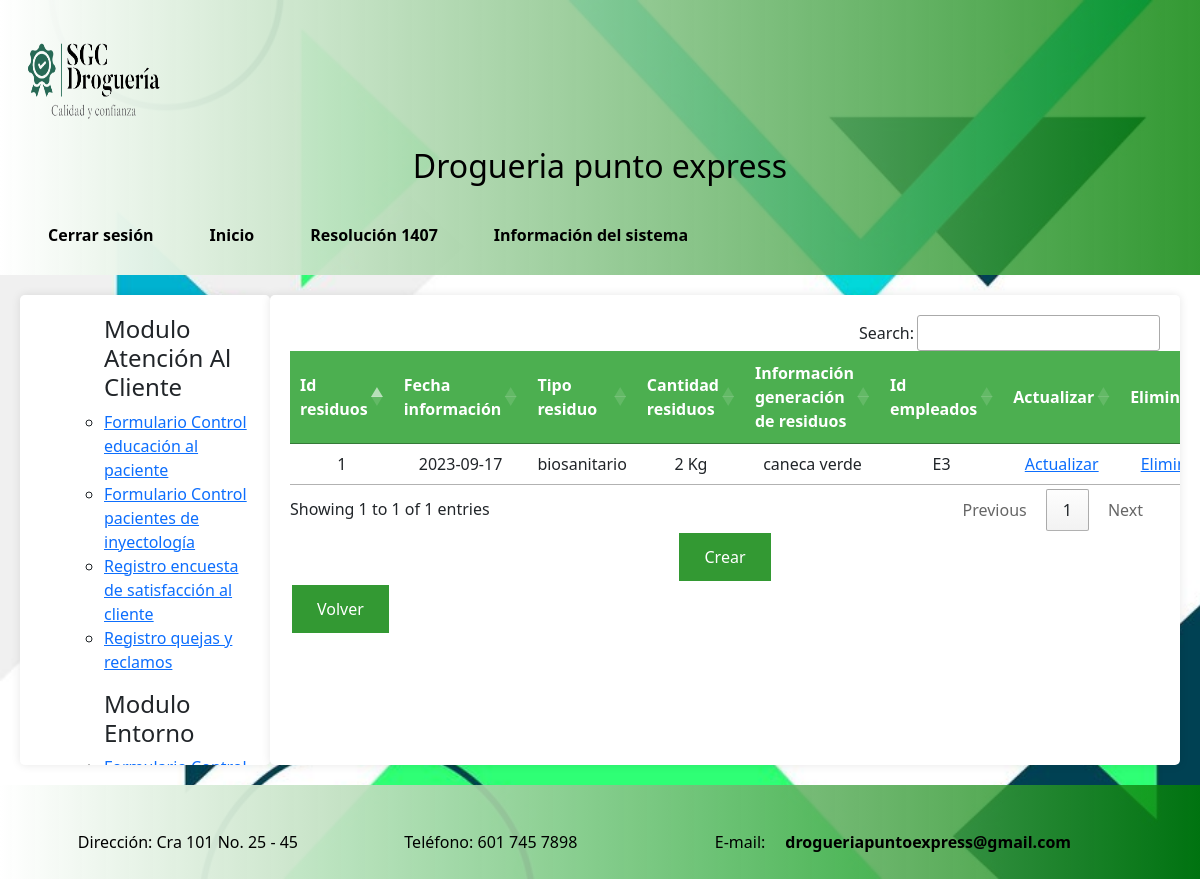
The page /residuos.php (signed in) on the database its author committed.
### tables this page shows
CREATE TABLE `residuos` (
  `Idresiduos` int(11) NOT NULL,
  `fecha` date NOT NULL DEFAULT current_timestamp(),
  `tiporesiduo` varchar(50) NOT NULL,
  `cantidad` varchar(5) NOT NULL DEFAULT 'kg',
  `infogeneracionresiduos` text NOT NULL,
  `Idempleados` varchar(5) NOT NULL
);

### residuos.php (the view, shortened to what this page needs)
<!DOCTYPE html>
<html lang="es">
<head>
    <link rel="stylesheet" href="EstiloMP.css">
    <link href="https://cdn.jsdelivr.net/npm/bootstrap@5.3.2/dist/css/bootstrap.min.css" rel="stylesheet">
    <link rel="stylesheet" href="https://cdn.datatables.net/1.13.7/css/jquery.dataTables.min.css">
    <link rel="stylesheet" href="https://cdn.datatables.net/buttons/2.4.2/css/buttons.dataTables.min.css">
</head>
<body>
<header id="header">
        <img src="imagen/LogoSGC.png" ver ="left" height="117" width="150"/>
		<h2>Drogueria punto express</h2>
			<table id="superior"><tr>
            <td id="superior1"><a href="u_cerrarsesion.php">Cerrar sesi&oacute;n</a></td>
            <td id="superior1"><a href="u_inicio.php">Inicio</a></td>
			<td id="superior1"><a href="u_resolucion1407.php">Resoluci&oacute;n 1407</a></td>
			<td id="superior1"><a href="u_sistemainf.php">Informaci&oacute;n del sistema</a></td>
            </tr></table>
</header>
<div id="contenido">
    <div id="lateral">
    <nav>
            <ol>
		    <ul><h4>Modulo Atenci&oacute;n Al Cliente</h4>
			<li><a href="educacion.php">Formulario Control educaci&oacute;n al paciente</a></li>
			<li><a href="inyectologia.php">Formulario Control pacientes de inyectolog&iacute;a</a></li>
            <li><a href="rencuesta.php">Registro encuesta de satisfacci&oacute;n al cliente</a></li>
            <li><a href="qr.php">Registro quejas y reclamos</a></li>
			</ul>
            </ol>
        </nav>
        <nav>
            <ol>
		    <ul><h4>Modulo Entorno</h4>
			<li><a href="limpieza.php">Formulario Control de limpieza</a></li>
			</ul>
            </ol>
        </nav>
    </div>
<main id="contenidos">
<?php
include_once ("conexion.php");
$sql = "SELECT * FROM residuos";
?>
<table id="residuos">
<thead>
<tr>
<th>Id residuos</th>
<th>Fecha informaci&oacute;n</th>
<th>Tipo residuo</th>
<th>Cantidad residuos</th>
<th>Informaci&oacute;n generaci&oacute;n de residuos</th>
<th>Id empleados</th>
<th>Actualizar</th>
<th>Eliminar</th>
</tr>
</thead>
<tbody>
<?php
$resultado = mysqli_query($conn,$sql);
while($row=mysqli_fetch_assoc($resultado)){?>
        <tr>
        <td><?php echo $row ["Idresiduos"];?></td>
        <td><?php echo $row ["fecha"];?></td>
        <td><?php echo $row ["tiporesiduo"];?></td>
        <td><?php echo $row ["cantidad"];?></td>
        <td><?php echo $row ["infogeneracionresiduos"];?></td>
        <td><?php echo $row ["Idempleados"];?></td>
        <td><a href="resdactualizar.php?Idresiduos=<?php echo $row ["Idresiduos"];?>">Actualizar</a></td>
        <td><a href="reseliminar.php?Idresiduos=<?php echo $row ["Idresiduos"];?>">Eliminar</a></td>
        </tr>
<?php    }
?>
</tbody>
</table>
<form action="residuosc.php" method="post">
<center>
<button type="submit">Crear</button>
</center>
</form>
<form action="u_inicio.php">
<button type="submit">Volver</button>
</form>
</main>
</div>
<footer id="footer">
      <center>
        <table id="inferior"><tr>
			<td id="inferior1">Direcci&oacute;n: Cra 101 No. 25 - 45</td>
			<td id="inferior1">Tel&eacute;fono: 601 745 7898</td>
			<td id="inferior1">E-mail:<a href="mailto:drogueriapuntoexpress@gmail.com">drogueriapuntoexpress@gmail.com</a></td>
		</tr></table>
       </center>
</footer>
</body>
</html>

### EstiloMP.css (style rules this page uses)
body { background-image: url("imagen/fondo.jpg"); background-size: cover; background-repeat: no-repeat; background-attachment: fixed; background-color: #b0e57c; font-family: 'Arial', 'Helvetica', sans-serif; margin: 0; padding: 0; min-height: 100vh; display: flex; flex-direction: column; }
#header { flex-direction: column; padding: 20px; background: linear-gradient(to right, white, rgba(0, 128, 0, 0.8) ); color: black; }
#header h2 { margin: 0; text-align: center; padding: 10px 0; vertical-align: middle; align-items: center; }
#superior { display: flex; flex-direction: right; align-items: right; }
#superior a { text-decoration: none; color: black; margin: 0 20px; font-weight: bold; }
button { background-color: rgba(0, 128, 0, 0.8); color: #ffffff; padding: 12px 25px; border: 2px solid; border-radius: 8px; cursor: pointer; font-size: 13px; text-transform: uppercase; transition: background-color 0.3s ease; align-content: center; }
#contenido { flex-grow: 1; display: flex; justify-content: space-between; align-items: flex-start; margin: 20px; }
#lateral, #contenidos { flex-basis: 250px; background-color: #fff; padding: 20px; border-radius: 5px; box-shadow: 0px 0px 10px rgba(0, 0, 0, 0.1); height: calc(80vh - 170px); overflow: auto; }
#contenidos { flex-basis: calc(100% - 250px); background-color: #fff; padding: 20px; border-radius: 5px; box-shadow: 0px 0px 10px rgba(0, 0, 0, 0.1); height: calc(80vh - 170px); overflow: auto; }
#footer { flex-direction: column; padding: 20px; background: linear-gradient(to right, white, rgba(0, 128, 0, 0.8) ); color: black; }
#inferior td { padding: 5px 10px; }
#footer a { text-decoration: none; color: black; margin: 0 20px; font-weight: bold; }
table { border-collapse: collapse; width: 100%; margin-top: 20px; }
th, td { border: 1px solid #ddd; padding: 8px; text-align: center; }
th { background-color: #4CAF50; color: #fff; }

### rows shown on the page
residuos: Idresiduos "1", fecha "2023-09-17", tiporesiduo "biosanitario", cantidad "2 Kg", infogeneracionresiduos "caneca verde", Idempleados "E3"
